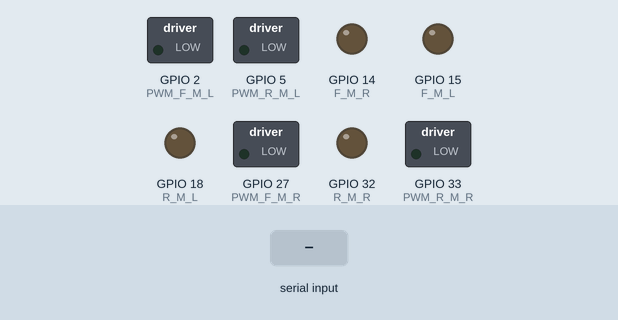
This sketch was run on a simulated ESP32. On the bench: switched loads named in the sketch (green lamp = pin HIGH), output pins drawn as LEDs (lit = HIGH). The inputs (shaded band) are chosen by the test bench. What the sketch prints to the serial monitor is not drawn.

Above: at 0.0 s.
At 5.2 s:
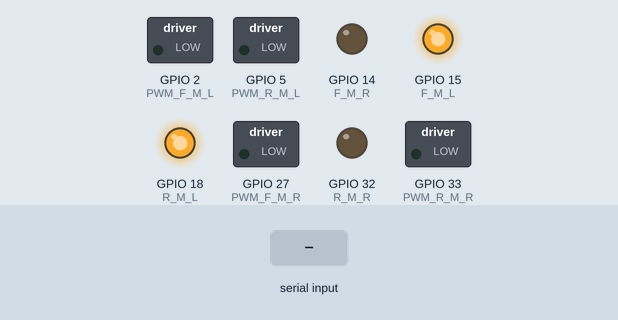
5.3 s: "1\n" received over Serial
Timing chart, 0 to 8.3 s (numbered marks = the images above; inputs shaded):
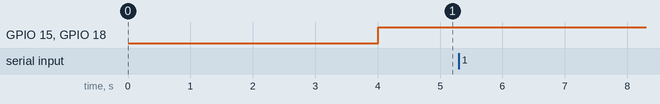

Measured:
- after the input at 5.3 s, every drawn part: stays the same

The sketch:

rover_final.ino
```cpp
#include <Wire.h>
#include <ArduinoJson.h>
#include <TinyGPS++.h>

#define F_M_R 14
#define PWM_F_M_R 27
#define F_M_L 15
#define PWM_F_M_L 2
#define R_M_R 32
#define PWM_R_M_R 33
#define R_M_L 18
#define PWM_R_M_L 5

#define RXD2 16  // RX pin for GPS (connected to GPS module TX)
#define TXD2 17  // TX pin for GPS (connected to GPS module RX)

#define GPS_BAUD 9600

float linear;
float angular;
volatile float longitude;
volatile float latitude;
volatile float altitude;

unsigned long last_msg_time = 0;
const unsigned long msg_timeout = 100;


void handleIdentification() {
    StaticJsonDocument<200> response;
    response["device_type"] = "rover";
    String output;
    serializeJson(response, output);
    Serial.println(output);
}


// ON LOW Front motors Rotate such that it moves forward
void movement(int speed, int angular_speed) {
    int right_speed = speed + angular_speed;
    int left_speed = speed - angular_speed;

    // Set motor directions
    if (right_speed > 0) {
        digitalWrite(F_M_R, HIGH);
        digitalWrite(R_M_R, HIGH);
    } else {
        digitalWrite(F_M_R, LOW);
        digitalWrite(R_M_R, LOW);
    }

    if (left_speed > 0) {
        digitalWrite(F_M_L, LOW);
        digitalWrite(R_M_L, LOW);
    } else {
        digitalWrite(F_M_L, HIGH);
        digitalWrite(R_M_L, HIGH);
    }


    analogWrite(PWM_F_M_R, abs(right_speed) < 255 ? abs(right_speed) : 255);
    analogWrite(PWM_F_M_L, abs(left_speed) < 255 ? abs(left_speed) : 255);
    analogWrite(PWM_R_M_R, abs(right_speed) < 255 ? abs(right_speed) : 255);
    analogWrite(PWM_R_M_L, abs(left_speed) < 255 ? abs(left_speed) : 255);
}

void setup() {
    Serial.begin(115200);
    pinMode(F_M_R, OUTPUT);
    pinMode(PWM_F_M_R, OUTPUT);
    pinMode(F_M_L, OUTPUT);
    pinMode(PWM_F_M_L, OUTPUT);
    pinMode(R_M_R, OUTPUT);
    pinMode(PWM_R_M_R, OUTPUT);
    pinMode(R_M_L, OUTPUT);
    pinMode(PWM_R_M_L, OUTPUT);

    delay(1000);

    last_msg_time = millis();
}

void loop() {
    if (Serial.available() > 0) {
        String incomingData = Serial.readStringUntil('\n');

        StaticJsonDocument<200> doc;
        DeserializationError error = deserializeJson(doc, incomingData);

        if (error) {
            return;
        }

        const char* command = doc["command"];
        if (command) {
            if (strcmp(command, "identify") == 0) {
                handleIdentification();
                return;
            }
        }

        linear = doc["linear"];
        angular = doc["angular"];

        movement(linear, angular);

        StaticJsonDocument<200> response;
        response["linear"] = linear;
        response["angular"] = angular;

        String output;
        serializeJson(response, output);
        Serial.println(output);

        last_msg_time = millis();
    }

    if (millis() - last_msg_time > msg_timeout) {
        movement(0, 0);
    }

    delay(10);
}
```
